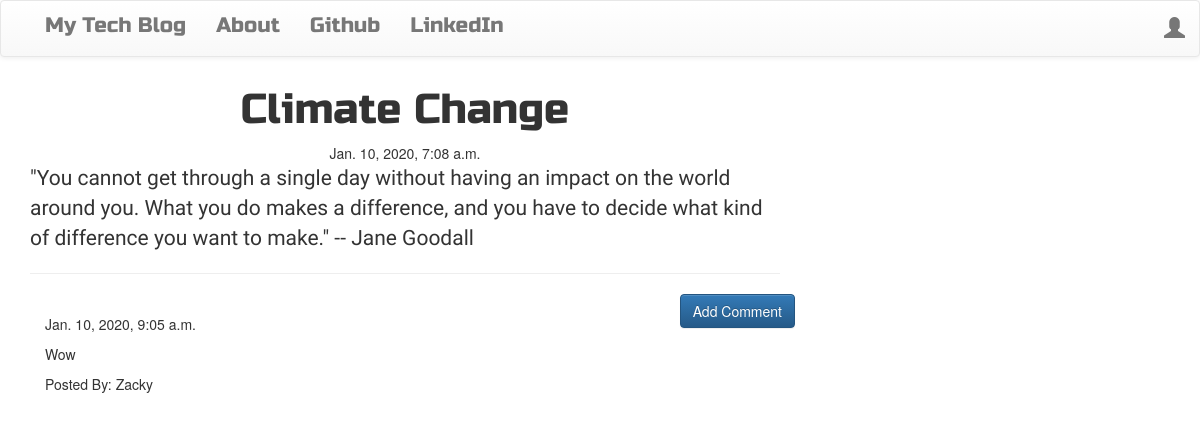
The app's page /post/18/ with its own data.
### blog/models.py (models this page shows, shortened)
class Post(models.Model):
    author = models.ForeignKey('auth.User')
    title = models.CharField(max_length=200)
    text = models.TextField()
    created_date = models.DateTimeField(default=timezone.now)
    published_date = models.DateTimeField(blank=True,null=True)

class Comment(models.Model):
        post = models.ForeignKey('blog.Post',related_name='comment')
        author = models.CharField(max_length=200)
        text = models.TextField()
        created_date = models.DateTimeField(default=timezone.now)
        approved_comment = models.BooleanField(default=False)

### blog/views.py (the view)
# urls.py: url(r'^post/(?P<pk>\d+)/$',views.PostDetailView.as_view(),name="post_detail"),
class PostDetailView(DetailView):
    model = Post

### blog/templates/blog/post_detail.html (shortened to what this page needs)
{% extends "blog/base.html" %}
 {% block content %}
                     <h1 class="posttitle loader">{{post.title}}</h1>
                    {% if post.published_date %}
                            <div class="date postdate">
                                 {{post.published_date}}
                            </div>
                  {% else %}
                            <a class="btn btn-default" href="{% url 'post_publish' pk=post.pk %}">Publish</a>
                  {% endif %}
                  <p class="postcontent">{{post.text|safe|linebreaksbr}}</p>
   <hr>
   <a class="btn btn-primary btn-comment" href="{% url 'add_comment_to_post' pk=post.pk %}">Add Comment</a>
  <div class="container">
  {% for comment in post.comment.all %}
  <br>
           {% if user.is_authenticated or comment.approved_comment %}
                 {{comment.created_date}}
                <p>{{comment.text|safe|linebreaks}}</p>
                <p>Posted By: {{comment.author}}</p>
                {% endif %}
            {% empty %}
                <p>No Comments!</p>
        {% endfor %}
    </div>
 {% endblock %}

### blog/static/css/blog.css (style rules this page uses)
.postdate { text-align: center; }
.posttitle { font-family: 'Russo One', sans-serif; font-size: 3em; text-align: center; }
.postcontent { font-family: 'Montez'; font-size: 1.5em; }
.btn-comment { position: absolute; right: 0px; }
.loader { filter:hue-rotate(0deg); color:linear-gradient(45deg,#0f8,#08f); animation:hue 10000ms infinite linear; }

### records on screen
Post: title "Climate Change", published_date "Jan. 10, 2020, 7:08 a.m.", text "\"You cannot get through a single day without having an impact on the world around you. What you do makes a difference, and you have to decide what kind of difference you want to make.\" -- Jane Goodall"
Comment: created_date "Jan. 10, 2020, 9:05 a.m.", text "Wow", author "Zacky"
